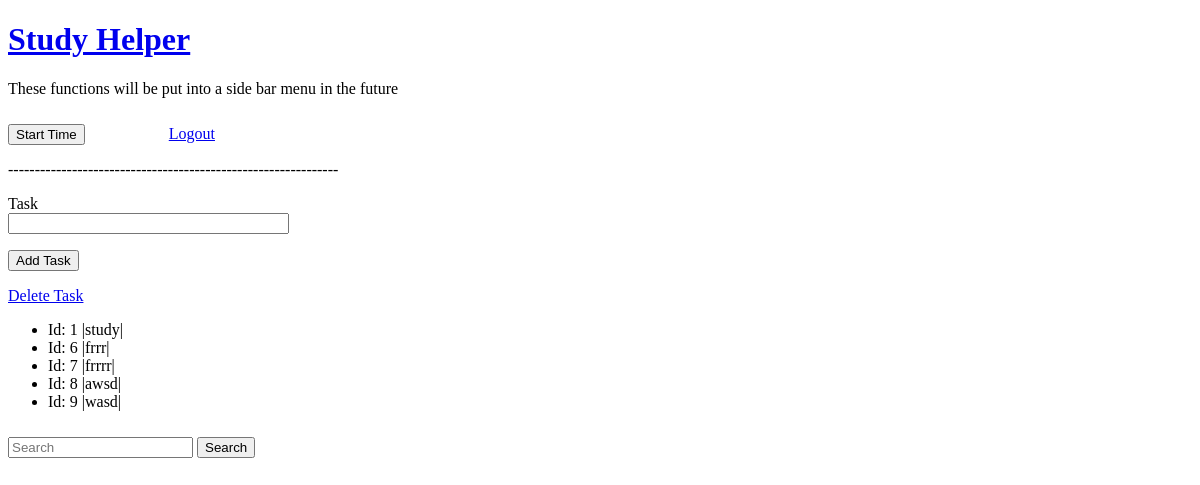
Page /todo-tracker (signed in) on the committed database.
### myapp/models.py (models this page shows)
class Task(UserMixin, db.Model):
    id = db.Column(db.Integer, primary_key=True)
    task = db.Column(db.String(256), index=True)
    author_id = db.Column(db.Integer, db.ForeignKey('user.id'))
    def __repr__(self):
        return f'Id: {self.id} |{self.task}|'

### myapp/routes.py (the view)
@myapp_obj.route("/todo-tracker", methods=['GET', 'POST'])
@login_required
def todo_tracker():
    add_form = TaskForm()
    list = Task.query.filter_by(author_id = current_user.get_id())
    if add_form.validate_on_submit():
        task = Task(task = add_form.task.data, author_id = current_user.get_id())
        db.session.add(task)
        db.session.commit()
        flash('Task added.')
    return render_template("/user/todo-tracker.html", add_form=add_form, list=list)

### myapp/forms.py
class TaskForm(FlaskForm):
    task = StringField('Task', validators=[DataRequired()])
    submit = SubmitField('Add Task')

### myapp/models.py (called while the page is built)
@login.user_loader
def load_user(id):
    return User.query.get(int(id))

### myapp/templates/user/todo-tracker.html (shortened to what this page needs)
{% extends "user/user_menu.html" %}
{% block content %}
<form method="POST" novalidate>
<p> {{ add_form.task.label }} <br>
{{ add_form.task(size=32) }}</p>
<p>{{ add_form.submit() }}</p>
</form>
<a href="/todo-tracker/delete">Delete Task</a>
<ul>
{% for tasks in list %}
    <li>{{ tasks }}</li>
{% endfor %}
</ul>
{% endblock %}

### myapp/static/css/pomodoro.css (style rules this page uses)
body { margin: 20; padding: 10; }

### rows in the picture
Task: id+task "Id: 1 |study|"
Task: id+task "Id: 6 |frrr|"
Task: id+task "Id: 7 |frrrr|"
Task: id+task "Id: 8 |awsd|"
Task: id+task "Id: 9 |wasd|"

### other values in the picture
{{ add_form.task.label }} "Task"
